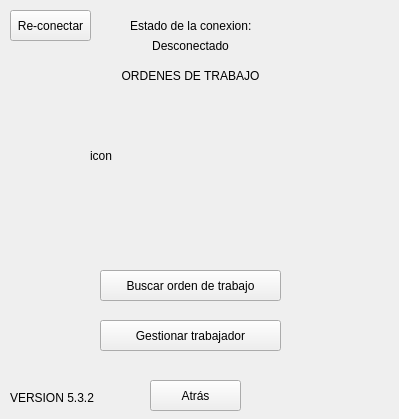
<?xml version="1.0" encoding="UTF-8"?>
<ui version="4.0">
 <class>Form</class>
 <widget class="QWidget" name="Form">
  <property name="geometry">
   <rect>
    <x>0</x>
    <y>0</y>
    <width>399</width>
    <height>419</height>
   </rect>
  </property>
  <property name="windowTitle">
   <string>Dimensionado</string>
  </property>
  <property name="styleSheet">
   <string notr="true">font: 10pt &quot;Times New Roman&quot;;</string>
  </property>
  <widget class="QPushButton" name="btn_buscar">
   <property name="geometry">
    <rect>
     <x>100</x>
     <y>270</y>
     <width>181</width>
     <height>31</height>
    </rect>
   </property>
   <property name="text">
    <string>Buscar orden de trabajo</string>
   </property>
  </widget>
  <widget class="QPushButton" name="btn_salir">
   <property name="geometry">
    <rect>
     <x>150</x>
     <y>380</y>
     <width>91</width>
     <height>31</height>
    </rect>
   </property>
   <property name="text">
    <string>Atrás</string>
   </property>
  </widget>
  <widget class="QLabel" name="label">
   <property name="geometry">
    <rect>
     <x>100</x>
     <y>60</y>
     <width>181</width>
     <height>31</height>
    </rect>
   </property>
   <property name="styleSheet">
    <string notr="true"/>
   </property>
   <property name="text">
    <string>ORDENES DE TRABAJO</string>
   </property>
   <property name="alignment">
    <set>Qt::AlignCenter</set>
   </property>
  </widget>
  <widget class="QPushButton" name="btn_reconectar">
   <property name="geometry">
    <rect>
     <x>10</x>
     <y>10</y>
     <width>81</width>
     <height>31</height>
    </rect>
   </property>
   <property name="text">
    <string>Re-conectar</string>
   </property>
  </widget>
  <widget class="QLabel" name="label_2">
   <property name="geometry">
    <rect>
     <x>130</x>
     <y>10</y>
     <width>131</width>
     <height>31</height>
    </rect>
   </property>
   <property name="text">
    <string>Estado de la conexion:</string>
   </property>
  </widget>
  <widget class="QLabel" name="lb_conexion">
   <property name="geometry">
    <rect>
     <x>90</x>
     <y>30</y>
     <width>201</width>
     <height>31</height>
    </rect>
   </property>
   <property name="text">
    <string>Desconectado</string>
   </property>
   <property name="alignment">
    <set>Qt::AlignCenter</set>
   </property>
  </widget>
  <widget class="QPushButton" name="btn_gestion">
   <property name="geometry">
    <rect>
     <x>100</x>
     <y>320</y>
     <width>181</width>
     <height>31</height>
    </rect>
   </property>
   <property name="text">
    <string>Gestionar trabajador</string>
   </property>
  </widget>
  <widget class="QLabel" name="lb_logo">
   <property name="geometry">
    <rect>
     <x>90</x>
     <y>110</y>
     <width>211</width>
     <height>91</height>
    </rect>
   </property>
   <property name="text">
    <string>icon</string>
   </property>
   <property name="scaledContents">
    <bool>true</bool>
   </property>
  </widget>
  <widget class="QLabel" name="label_3">
   <property name="geometry">
    <rect>
     <x>10</x>
     <y>390</y>
     <width>91</width>
     <height>16</height>
    </rect>
   </property>
   <property name="text">
    <string>VERSION 5.3.2</string>
   </property>
  </widget>
 </widget>
 <resources/>
 <connections/>
</ui>
